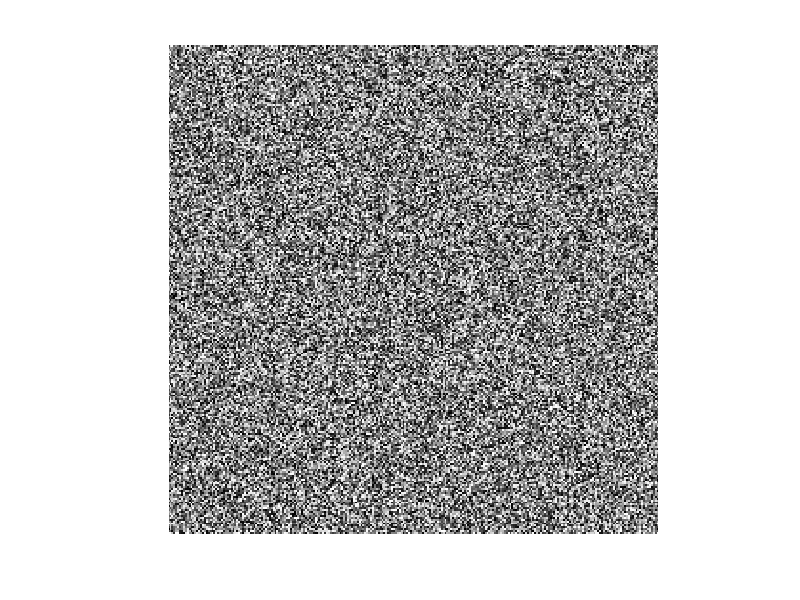

MATLAB code for this plot:
% Generate random image array in range 0-1000 
A = rand(256).*1000;

% Poor contrast results using 'imshow' because data exceeds expected range
imshow(A);

% 'imagesc' automatically scales colourmap to data
imagesc(A);            
axis image; axis off;
colormap(gray); colorbar;

% But if we specify range of data explicitly then 'imshow' also displays
% correct image contrast
imshow(A,[0 1000]);